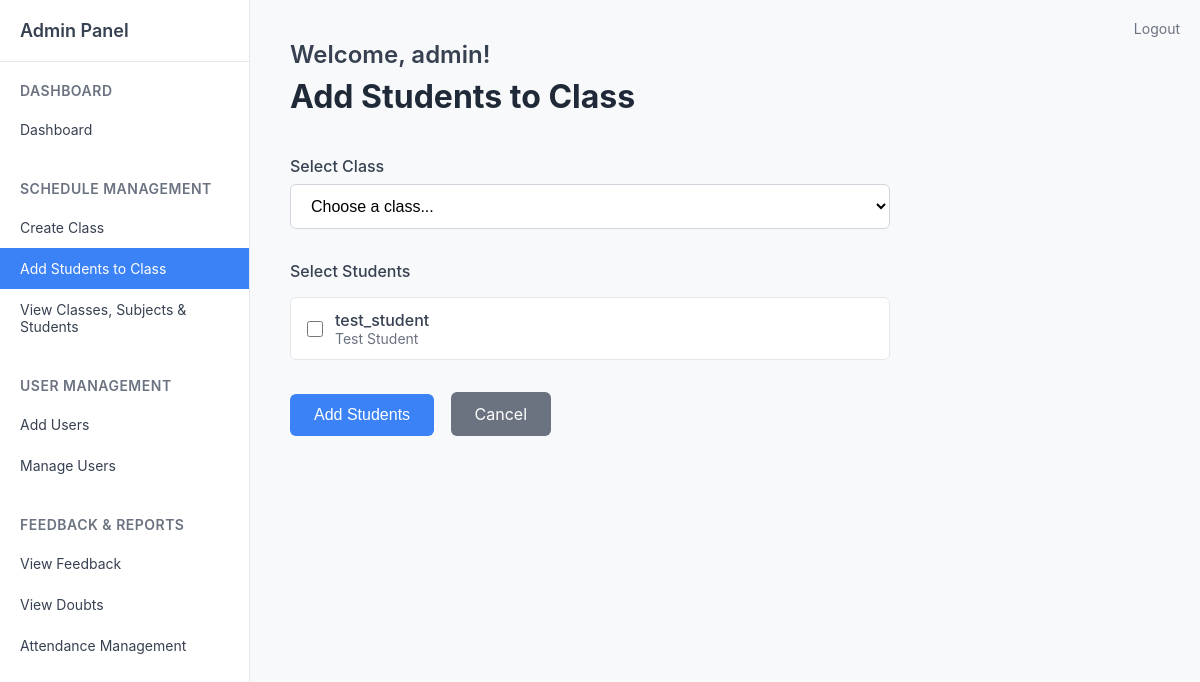
The app's page /admin/add_students (signed in), older data.
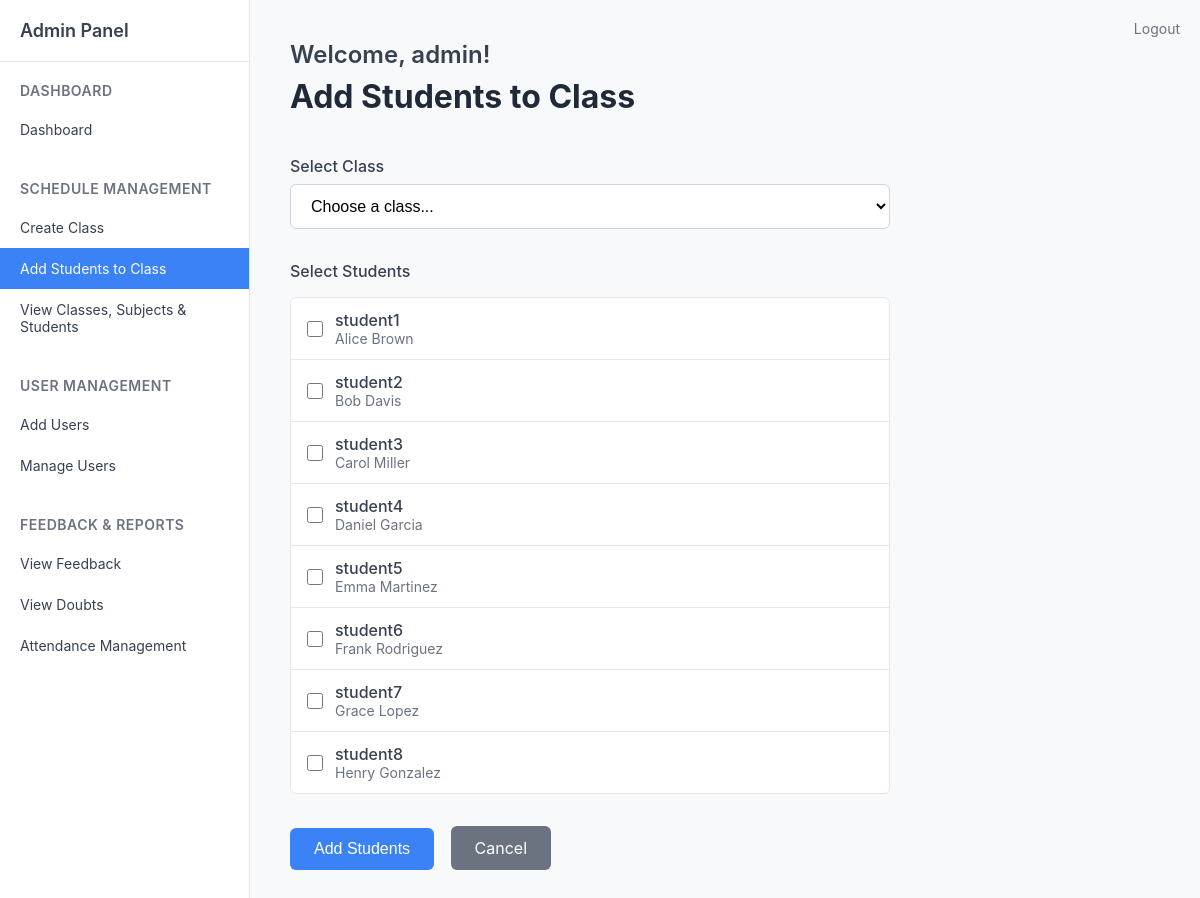
The same page, newer data.
### tables this page shows
CREATE TABLE users (
            id INTEGER PRIMARY KEY AUTOINCREMENT,
            username TEXT UNIQUE NOT NULL,
            password TEXT NOT NULL,
            role TEXT NOT NULL DEFAULT 'student',
            email TEXT,
            name TEXT,
            phone TEXT,
            address TEXT,
            created_by INTEGER,
            created_on DATETIME DEFAULT CURRENT_TIMESTAMP,
            updated_by INTEGER,
            updated_on DATETIME,
            FOREIGN KEY (created_by) REFERENCES users(id)
        );

### routes/admin.py (the view)
@admin_bp.route('/add_students')
def add_students():
    if 'role' not in session or session['role'] != 'admin':
        return redirect(url_for('auth.login'))
    conn = get_db()
    cur = conn.cursor()
    cur.execute('SELECT id, name, type FROM classes WHERE status = "active" ORDER BY name')
    classes = cur.fetchall()
    cur.execute('''
        SELECT u.id, u.username, u.name
        FROM users u
        WHERE u.role = 'student'
        ORDER BY u.username
    ''')
    students = cur.fetchall()
    conn.close()
    return render_template('admin/add_students.html', classes=classes, students=students)

### routes/admin.py (called while the page is built)
def get_db():
    return sqlite3.connect('users.db')

### templates/admin/add_students.html (shortened to what this page needs)
{% extends 'admin/sidebar.html' %}
{% block content %}
<div class="welcome-text">Welcome, admin!</div>
<div class="page-title">Add Students to Class</div>
<form method="POST" action="{{ url_for('admin.assign_students') }}" style="max-width: 600px;">
    <div style="margin-bottom: 32px;">
        <label style="display: block; font-size: 16px; font-weight: 500; color: #374151; margin-bottom: 8px;">Select Class</label>
        <select name="class_id" id="class_id" required style="width: 100%; padding: 12px 16px; font-size: 16px; border: 1px solid #d1d5db; border-radius: 6px; background-color: #ffffff;">
            <option value="">Choose a class...</option>
        </select>
    </div>
    <div style="margin-bottom: 32px;">
        <label style="display: block; font-size: 16px; font-weight: 500; color: #374151; margin-bottom: 16px;">Select Students</label>
        {% if students %}
        <div style="background-color: #ffffff; border: 1px solid #e5e7eb; border-radius: 6px; padding: 0;">
            {% for student in students %}
            <label style="display: flex; align-items: center; padding: 12px 16px; border-bottom: 1px solid #e5e7eb; cursor: pointer; margin: 0;" for="student_{{ student[0] }}">
                <input type="checkbox" name="student_ids" value="{{ student[0] }}" id="student_{{ student[0] }}" style="margin-right: 12px; width: 16px; height: 16px;">
                <div style="display: flex; flex-direction: column;">
                    <span style="font-size: 16px; color: #374151; font-weight: 500;">{{ student[1] }}</span>
                    {% if student[2] %}
                    <span style="font-size: 14px; color: #6b7280;">{{ student[2] }}</span>
                    {% endif %}
                </div>
            </label>
            {% endfor %}
        </div>
        {% else %}
        <div style="background-color: #fef2f2; border: 1px solid #fecaca; border-radius: 6px; padding: 16px; color: #991b1b;">
            <i class="bi bi-exclamation-triangle" style="margin-right: 8px;"></i>
            No students found in the system. Please create student users first.
        </div>
        {% endif %}
    </div>
    <div>
        <button type="submit" style="background-color: #3b82f6; color: white; border: none; padding: 12px 24px; font-size: 16px; border-radius: 6px; cursor: pointer;">
            Add Students
        </button>
        <a href="{{ url_for('admin.dashboard') }}" style="background-color: #6b7280; color: white; border: none; padding: 12px 24px; font-size: 16px; border-radius: 6px; text-decoration: none; display: inline-block; margin-left: 12px;">
            Cancel
        </a>
    </div>
</form>
{% endblock %}

Row changes from the older to the newer data that the page shows:
removed users: username "test_student", name "Test Student"
added users: username "student1", name "Alice Brown"
added users: username "student2", name "Bob Davis"
added users: username "student3", name "Carol Miller"
added users: username "student4", name "Daniel Garcia"
added users: username "student5", name "Emma Martinez"
added users: username "student6", name "Frank Rodriguez"
added users: username "student7", name "Grace Lopez"
added users: username "student8", name "Henry Gonzalez"
